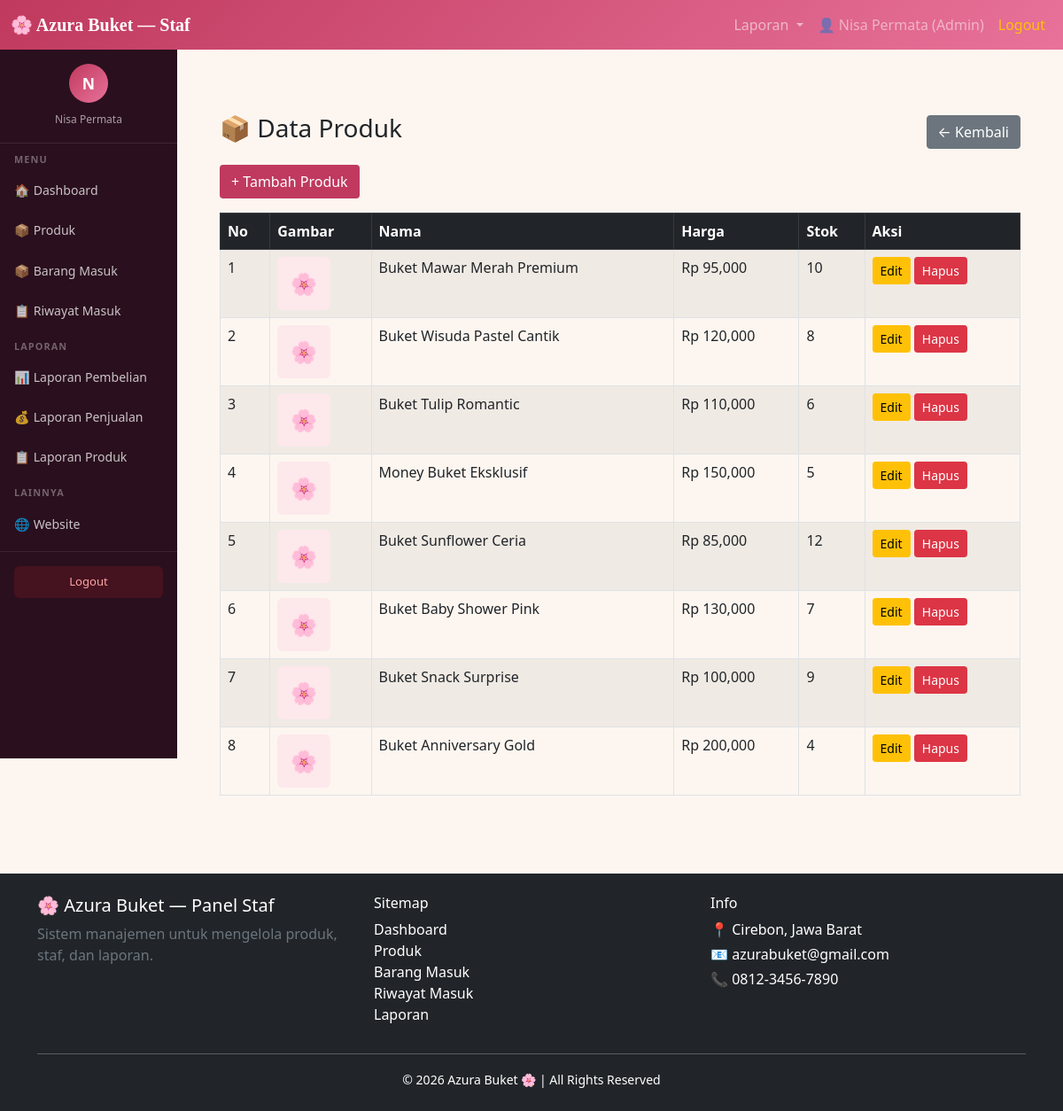
The app's page /staf/index.php?menu=produk (signed in) with its own data.
### tables this page shows
CREATE TABLE IF NOT EXISTS `produk` (
  `id`          INT AUTO_INCREMENT PRIMARY KEY,
  `nama_produk` VARCHAR(200) NOT NULL,
  `harga`       INT NOT NULL DEFAULT 0,
  `stok`        INT NOT NULL DEFAULT 0,
  `gambar`      VARCHAR(255) DEFAULT '',
  `status`      ENUM('aktif','nonaktif') DEFAULT 'aktif',
  `created_at`  TIMESTAMP DEFAULT CURRENT_TIMESTAMP
);

### staf/produk.php (the view, shortened to what this page needs)
<?php
include 'koneksi.php';
$data = mysqli_query($conn, "SELECT * FROM produk");
?>
<div class="container mt-5">
    <div class="d-flex justify-content-between align-items-center mb-3">
        <h3>📦 Data Produk</h3>
        <button onclick="history.back()" class="btn btn-secondary">← Kembali</button>
    </div>
    <a href="?menu=tambah_produk" class="btn mb-3" style="background:#c0395e;color:#fff">+ Tambah Produk</a>
    <table class="table table-bordered table-striped" id="tabelProduk">
        <thead class="table-dark">
            <tr>
                <th>No</th>
                <th>Gambar</th>
                <th>Nama</th>
                <th>Harga</th>
                <th>Stok</th>
                <th>Aksi</th>
            </tr>
        </thead>
        <tbody>
        <?php $no=1; while($row = mysqli_fetch_assoc($data)) { ?>
            <tr>
                <td><?= $no++ ?></td>
                <td>
                    <?php if($row['gambar'] != ''): ?>
                        <img src="../admin/gambar/<?= $row['gambar'] ?>" width="80" style="border-radius:6px;">
                    <?php else: ?>
                        <div style="width:60px;height:60px;background:#fde8ec;border-radius:6px;display:flex;align-items:center;justify-content:center;font-size:1.5rem">🌸</div>
                    <?php endif; ?>
                </td>
                <td><?= htmlspecialchars($row['nama_produk']) ?></td>
                <td>Rp <?= number_format($row['harga']) ?></td>
                <td><?= $row['stok'] ?></td>
                <td>
                    <a href="?menu=edit_produk&id=<?= $row['id'] ?>" class="btn btn-warning btn-sm">Edit</a>
                    <a href="hapus_produk.php?id=<?= $row['id'] ?>" class="btn btn-danger btn-sm" onclick="return confirm('Yakin hapus?')">Hapus</a>
                </td>
            </tr>
        <?php } ?>
        </tbody>
    </table>
</div>

### staf/dashboard.php (style rules this page uses)
body { background-color: #fdf6f0; }

### records on screen
produk: nama_produk "Buket Mawar Merah Premium", harga "95,000", stok "10"
produk: nama_produk "Buket Wisuda Pastel Cantik", harga "120,000", stok "8"
produk: nama_produk "Buket Tulip Romantic", harga "110,000", stok "6"
produk: nama_produk "Money Buket Eksklusif", harga "150,000", stok "5"
produk: nama_produk "Buket Sunflower Ceria", harga "85,000", stok "12"
produk: nama_produk "Buket Baby Shower Pink", harga "130,000", stok "7"
produk: nama_produk "Buket Snack Surprise", harga "100,000", stok "9"
produk: nama_produk "Buket Anniversary Gold", harga "200,000", stok "4"

### other values on screen
$_SESSION['nama'] "Nisa Permata"
$_SESSION['role'] "Admin"
substr($_SESSION['nama'] ?? 'S', 0, 1) "N"
